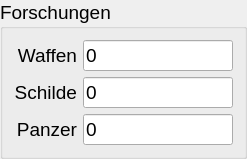
             <widget class="QGroupBox" name="groupBox_4">
              <property name="font">
               <font>
                <pointsize>14</pointsize>
               </font>
              </property>
              <property name="title">
               <string>Forschungen</string>
              </property>
              <layout class="QGridLayout" name="gridLayout_6">
               <item row="1" column="0">
                <widget class="QLabel" name="label_40">
                 <property name="font">
                  <font>
                   <pointsize>14</pointsize>
                  </font>
                 </property>
                 <property name="text">
                  <string>Schilde</string>
                 </property>
                 <property name="alignment">
                  <set>Qt::AlignRight|Qt::AlignTrailing|Qt::AlignVCenter</set>
                 </property>
                </widget>
               </item>
               <item row="2" column="0">
                <widget class="QLabel" name="label_41">
                 <property name="font">
                  <font>
                   <pointsize>14</pointsize>
                  </font>
                 </property>
                 <property name="text">
                  <string>Panzer</string>
                 </property>
                 <property name="alignment">
                  <set>Qt::AlignRight|Qt::AlignTrailing|Qt::AlignVCenter</set>
                 </property>
                </widget>
               </item>
               <item row="1" column="1">
                <widget class="QLineEdit" name="schilde_D1">
                 <property name="maximumSize">
                  <size>
                   <width>150</width>
                   <height>16777215</height>
                  </size>
                 </property>
                 <property name="font">
                  <font>
                   <pointsize>14</pointsize>
                  </font>
                 </property>
                 <property name="text">
                  <string>0</string>
                 </property>
                </widget>
               </item>
               <item row="0" column="0">
                <widget class="QLabel" name="label_39">
                 <property name="font">
                  <font>
                   <pointsize>14</pointsize>
                  </font>
                 </property>
                 <property name="text">
                  <string>Waffen</string>
                 </property>
                 <property name="alignment">
                  <set>Qt::AlignRight|Qt::AlignTrailing|Qt::AlignVCenter</set>
                 </property>
                </widget>
               </item>
               <item row="2" column="1">
                <widget class="QLineEdit" name="panzer_D1">
                 <property name="maximumSize">
                  <size>
                   <width>150</width>
                   <height>16777215</height>
                  </size>
                 </property>
                 <property name="font">
                  <font>
                   <pointsize>14</pointsize>
                  </font>
                 </property>
                 <property name="text">
                  <string>0</string>
                 </property>
                </widget>
               </item>
               <item row="0" column="1">
                <widget class="QLineEdit" name="waffen_D1">
                 <property name="maximumSize">
                  <size>
                   <width>150</width>
                   <height>16777215</height>
                  </size>
                 </property>
                 <property name="font">
                  <font>
                   <pointsize>14</pointsize>
                  </font>
                 </property>
                 <property name="text">
                  <string>0</string>
                 </property>
                </widget>
               </item>
              </layout>
             </widget>
